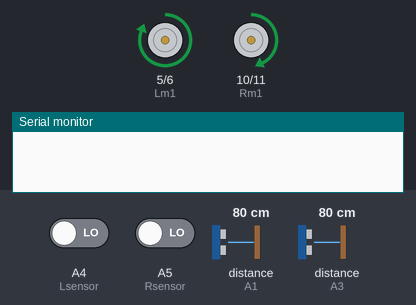
The sketch below on a simulated Arduino Uno, built with avr-gcc and run on an emulated ATmega328P. Shown: motor-driver pin pairs drawn as motors (green arrow = first pin HIGH = forward, orange = second pin HIGH = backward, longer = more drive), the last lines printed to the serial monitor. The inputs (shaded band) are chosen by the test bench; at power-on: distance to the obstacle (sensors on A3, A1) 80 cm, A4 (Lsensor) LOW, A5 (Rsensor) LOW. The echo pulse lasts 58.3 µs per cm.

Above: at 1.2 s.
1.3 s: distance to the obstacle (sensor on A3) set to 17 cm
2.8 s: distance to the obstacle (sensor on A3) set to 14 cm
At 3.64 s:
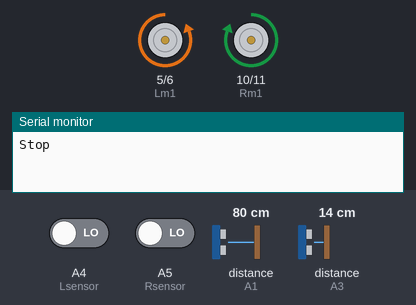
At 4.4 s:
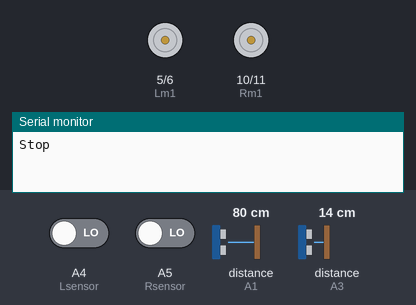
5.8 s: A4 (Lsensor) driven HIGH
At 6.08 s:
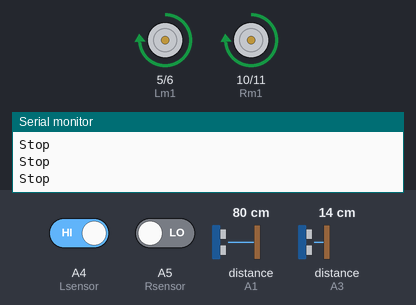
8.8 s: A5 (Rsensor) driven HIGH
11.8 s: A4 (Lsensor) driven LOW
14.8 s: distance to the obstacle (sensor on A1) set to 29 cm
17.8 s: distance to the obstacle (sensor on A1) set to 24 cm
At 19.3 s:
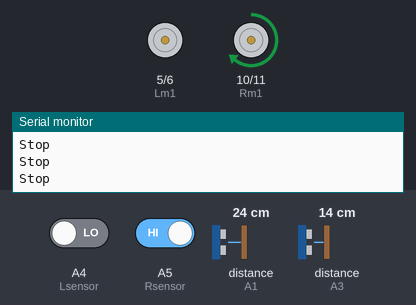
Timing chart, 0 to 20.7 s (numbered marks = the images above; inputs shaded):
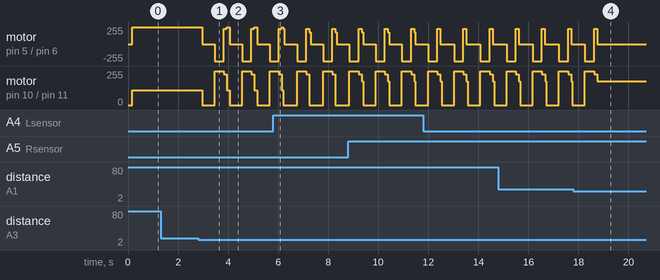

Measured:
- the behaviour switches between 16 and 15 cm on distance to the obstacle (sensor on A3) (found by bisection; images 0 and 1)
- the behaviour switches between 26 and 25 cm on distance to the obstacle (sensor on A1) (found by bisection; images 3 and 4)
- after the input at 1.3 s, every drawn part: stays the same
- after the input at 17.8 s, motor on pin 5 (Lm1) / pin 6 (Lm2): goes on until 18.8 s, then stays stopped; motor on pin 10 (Rm1) / pin 11 (Rm2): goes on until 18.8 s, then stays forward 180/255

The sketch:

Line_Follower_Obstacle_avoider.ino
```cpp
#include <NewPing.h>

#define MAX_DISTANCE 100

// Left Ultrasonic sensor
#define TrigPinL A0
#define EchoPinL A1

//Front Ultrasonic sensor
#define TrigPinF A2
#define EchoPinF A3

//Left Motor
#define Lm1 5
#define Lm2 6

//Right Motor
#define Rm1 10
#define Rm2 11

// Left and Right IR sensor
#define Lsensor A4
#define Rsensor A5

boolean noDistanceFL, line;

NewPing sonarLeft(TrigPinL, EchoPinL, MAX_DISTANCE);
NewPing sonarFront(TrigPinF, EchoPinF, MAX_DISTANCE);

void lineFollowing() {
if ((digitalRead(Lsensor) == 1) && (digitalRead(Rsensor) == 1)) {
line_forward();
line = true;
}
if ((digitalRead(Lsensor) == 1) && (digitalRead(Rsensor) == 0)) {
turn_leftL();
line = true;
}
if ((digitalRead(Lsensor) == 0) && (digitalRead(Rsensor) == 1)) {
turn_rightL();
line = true;
}
}

void setup() {
Serial.begin(9600);
pinMode (Lm1, OUTPUT);
pinMode (Lm2, OUTPUT);
pinMode (Rm1, OUTPUT);
pinMode (Rm2, OUTPUT);
pinMode (TrigPinL, OUTPUT);
pinMode (EchoPinL, INPUT);
pinMode (TrigPinF, OUTPUT);
pinMode (EchoPinF, INPUT);
pinMode (Rsensor, INPUT);
pinMode (Lsensor, INPUT);
}

void loop() {
delay(50);
lineFollowing();

int distanceL = sonarLeft.ping_cm();
if (distanceL == 0) {
distanceL = 50;
}
int distanceF = sonarFront.ping_cm();
if (distanceF == 0) {
distanceF = 50;
}

if ((digitalRead(Lsensor) == 0) && (digitalRead(Rsensor) == 0)) {
line = false;
}

delay(50);

if ((distanceL >= 30) && (distanceF >= 30)) {
noDistanceFL = true;
} else {
noDistanceFL = false;
}

if ((distanceF <= 15) && (distanceL > 25)) {
StopF();
delay(500);
Serial.println("Stop");
turn_right();
delay(370);
drive_forward();
delay(70);
}

if ((distanceL < 20) && (distanceF > 30)) {
delay(50);
forward();
}

if ((distanceL <= 5) && (distanceF > 30)) {
delay(50);
drive_forward();
delay(100);
turn_right();
delay(100);
turn_left();
delay(100);
drive_forward();
delay(100);
}

if (((distanceL > 30) && (distanceF > 30)) && (line == true)) {
delay(50);
lineFollowing();
}

if (((distanceL <= 27) && (distanceF > 30)) && (line == true)) {
delay(50);
turn_right();
delay(300);
}

if (noDistanceFL = false) {
StopF();
delay(500);
Serial.print("Stop");
turn_right();
delay(300);
}

if ((noDistanceFL = false) && (line == true)) {
lineFollowing();
}

if ((distanceL > 30) && (line == false)) {
delay(50);
turn();
}
}

void turn() {
analogWrite(Lm1, 255);
analogWrite(Rm1, 110);
}

void Stop() {
digitalWrite(Lm1, LOW);
digitalWrite(Lm2, LOW);
digitalWrite(Rm1, LOW);
digitalWrite(Rm2, LOW);
}

void StopF() {
digitalWrite(Lm1, LOW);
digitalWrite(Lm2, LOW);
digitalWrite(Rm1, LOW);
digitalWrite(Rm2, LOW);
}

void line_forward() {
analogWrite(Lm1, 180);
analogWrite(Lm2, LOW);
analogWrite(Rm1, 180);
analogWrite(Rm2, LOW);
}

void drive_forward() {
analogWrite(Lm1, 230);
analogWrite(Lm2, LOW);
analogWrite(Rm1, 230);
analogWrite(Rm2, LOW);
}

void forward() {
analogWrite(Lm1, 160);
analogWrite(Lm2, LOW);
analogWrite(Rm1, 160);
analogWrite(Rm2, LOW);
}

void drive_backward() {
digitalWrite(Lm1, LOW);
digitalWrite(Lm2, HIGH);
digitalWrite(Rm1, LOW);
digitalWrite(Rm2, HIGH);
}

void turn_left() {
digitalWrite(Lm1, HIGH);
digitalWrite(Lm2, LOW);
digitalWrite(Rm1, LOW);
digitalWrite(Rm2, HIGH);
}

void turn_leftL() {
analogWrite(Lm1, 180);
digitalWrite(Lm2, LOW);
digitalWrite(Rm1, LOW);
digitalWrite(Rm2, LOW);
}

void turn_right() {
digitalWrite(Lm1, LOW);
digitalWrite(Lm2, HIGH);
digitalWrite(Rm1, HIGH);
digitalWrite(Rm2, LOW);
}

void turn_rightL() {
digitalWrite(Lm1, LOW);
digitalWrite(Lm2, LOW);
analogWrite(Rm1, 180);
digitalWrite(Rm2, LOW);
}
```
